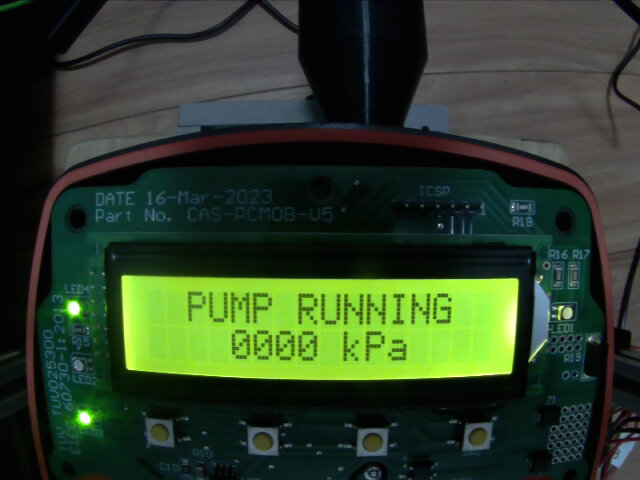
#> input picture paddle_flow_test/flow_switch_test11.jpg, 640 x 480 px, found by its file name
$ python paddle_flow_test_static_led.py
#> lines starting #> are read from the running program, lines starting #| are printed output that depends on the picture
#> further down, test_img is the input picture: shape (480, 640, 3); mean B, G, R 40.3, 63.7, 46.6
import cv2
import numpy as np
import matplotlib.pyplot as plt

def detect_leds(image_path, box_coordinates):
    """
    Detect LEDs in specified box coordinates and determine if they are lit up and their color.

    Args:
        image_path (str): Path to the image file
        box_coordinates (list): List of boxes defined as [x, y, width, height]

    Returns:
        list: Status of each box containing LED information
    """
    # Load the image
    img = cv2.imread(image_path)

    # Check if image was loaded successfully
    if img is None:
        print(f"Error: Could not load image from {image_path}")
        return []

    # Convert to RGB (OpenCV loads images in BGR)
    img_rgb = cv2.cvtColor(img, cv2.COLOR_BGR2RGB)

    # Convert to HSV for better color detection
    img_hsv = cv2.cvtColor(img, cv2.COLOR_BGR2HSV)
#> img_hsv: shape (480, 640, 3); mean H, S, V 67.7, 123.3, 66.6

    # Define color ranges in HSV
    color_ranges = {
        'green': (np.array([40, 70, 70]), np.array([90, 255, 255])),
        'red1': (np.array([0, 100, 100]), np.array([10, 255, 255])),  # Red wraps around in HSV
        'red2': (np.array([160, 100, 100]), np.array([180, 255, 255])),  # Second part of red range
        'yellow': (np.array([20, 100, 100]), np.array([40, 255, 255])),
        'blue': (np.array([100, 100, 100]), np.array([140, 255, 255]))
    }

    # Create a copy for visualization
    display_img = img_rgb.copy()

    # Results list
    results = []

    # Process each box
    for i, box in enumerate(box_coordinates):
        x, y, w, h = box

        # Ensure coordinates are within image bounds
        x = max(0, min(x, img.shape[1]-1))
        y = max(0, min(y, img.shape[0]-1))
        w = min(w, img.shape[1] - x)
        h = min(h, img.shape[0] - y)

        # Extract the region of interest (ROI)
        roi = img_hsv[y:y+h, x:x+w]

        if roi.size == 0:  # Check if ROI is valid
            results.append({
                'box_id': i+1,
                'lit': False,
                'color': 'none',
                'message': 'Invalid box coordinates'
            })
            continue

        # Draw the box on the display image
        cv2.rectangle(display_img, (x, y), (x+w, y+h), (255, 255, 255), 2)

        # Check if LED is lit in the box
        brightness = np.mean(roi[:,:,2])  # Value channel in HSV represents brightness
        is_lit = brightness > 100  # Threshold can be adjusted

        # Determine the color if lit
        color_found = 'unknown'
        max_color_pixels = 0

        if is_lit:
            red_pixels = 0

            for color_name, (lower, upper) in color_ranges.items():
                mask = cv2.inRange(roi, lower, upper)
                pixel_count = cv2.countNonZero(mask)

                if color_name == 'red1' or color_name == 'red2':
                    red_pixels += pixel_count
                elif pixel_count > max_color_pixels:
                    max_color_pixels = pixel_count
                    color_found = color_name

            # Check if red is the dominant color
            if red_pixels > max_color_pixels:
                max_color_pixels = red_pixels
                color_found = 'red'

        # Generate text to display on the image
        status_text = f"LED {i+1}: {'ON' if is_lit else 'OFF'}"
        color_text = f"Color: {color_found}" if is_lit else ""

        # Add text to the image
        cv2.putText(display_img, status_text, (x, y-10), cv2.FONT_HERSHEY_SIMPLEX, 0.6, (255, 255, 255), 2)
        if is_lit:
            cv2.putText(display_img, color_text, (x, y-30), cv2.FONT_HERSHEY_SIMPLEX, 0.6, (255, 255, 255), 2)

        # Save the result
        results.append({
            'box_id': i+1,
            'lit': is_lit,
            'color': color_found if is_lit else 'none',
            'brightness': brightness,
            'position': f"x={x}, y={y}, width={w}, height={h}"
        })
#> this loop made 3 passes
#> (brightness, status_text) on passes 1 to 3: (85.91, 'LED 1: OFF'), (60.64, 'LED 2: OFF'), (86.26, 'LED 3: OFF')
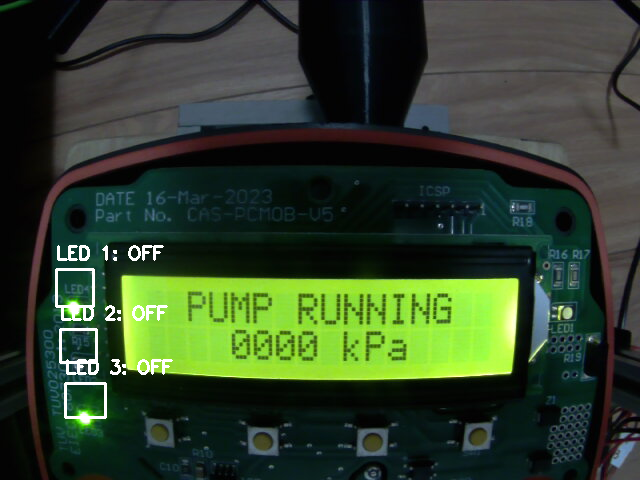
#> display_img: shape (480, 640, 3); mean R, G, B 48.7, 65.3, 42.4
#> after the loop, results = 3 items

    # Display the result
    plt.figure(figsize=(12, 10))
    plt.imshow(display_img)
    plt.title('LED Detection Results')
    plt.axis('off')
    plt.savefig('led_detection_result.png')
    plt.show()

    # Print the results
    print("\nLED Detection Results:")
    for result in results:
        print(f"Box {result['box_id']} ({result['position']}): LED is {'ON' if result['lit'] else 'OFF'}")
        if result['lit']:
            print(f"  Color: {result['color']}")
            print(f"  Brightness: {result['brightness']:.2f}")
#> this loop made 3 passes
#| Box 1 (x=56, y=269, width=37, height=37): LED is OFF
#| Box 2 (x=60, y=329, width=36, height=33): LED is OFF
#| Box 3 (x=65, y=383, width=40, height=34): LED is OFF

    return results

def check_green_leds(results):
    """
    Check if there are exactly two green LEDs lit up.

    Args:
        results (list): List of LED detection results

    Returns:
        bool: True if exactly 2 green LEDs are lit, False otherwise
    """
    green_leds_count = sum(1 for r in results if r['lit'] and r['color'] == 'green')

    if green_leds_count == 2:
        print("\n✅ VERIFICATION SUCCESSFUL: Exactly 2 green LEDs are lit up.")
        return True
    else:
        print(f"\n❌ VERIFICATION FAILED: Expected 2 green LEDs, but detected {green_leds_count}.")
        return False

if __name__ == "__main__":
    # Define the image path - update this to your image path
    image_path = "/home/dinh/Documents/PlatformIO/Projects/kelco_test_001/paddle_flow_test/flow_switch_test11.jpg"

    # Check if the image exists
    try:
        test_img = cv2.imread(image_path)
        if test_img is None:
            print(f"Could not load image from {image_path}")
            image_path = input("Enter the correct image path: ")
    except:
        print(f"Error loading image: {image_path}")
        image_path = input("Enter the correct image path: ")

    # Fixed box coordinates from your input
    box_coordinates = [
        [56,269,37,37],
        [60,329,36,33],
        [65,383,40,34]
    ]

    # Run LED detection
    led_results = detect_leds(image_path, box_coordinates)
#> led_results = 3 items

    # Verify if exactly 2 green LEDs are lit
    verification_result = check_green_leds(led_results)
#> in check_green_leds, `green_leds_count = sum(1 for r in results if r['lit'] and r['color'] =..`: green_leds_count = 0
#| ❌ VERIFICATION FAILED: Expected 2 green LEDs, but detected 0.
#> verification_result = False

    print("\nDetailed Analysis:")
    lit_leds = [r for r in led_results if r['lit']]
#> lit_leds = []
    if lit_leds:
        print(f"Total LEDs lit: {len(lit_leds)}")
        for color in set(r['color'] for r in lit_leds):
            count = sum(1 for r in lit_leds if r['color'] == color)
            print(f"  - {color.capitalize()} LEDs: {count}")

$ run again, with paddle_flow_test/flow_switch_test1.jpg copied over paddle_flow_test/flow_switch_test11.jpg
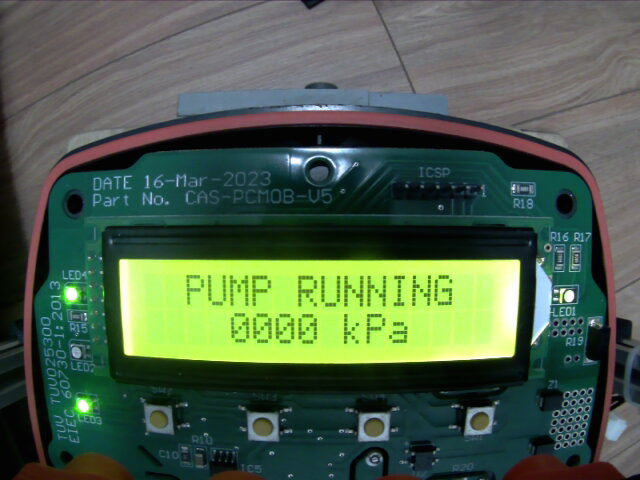
#> input picture paddle_flow_test/flow_switch_test1.jpg, 640 x 480 px, found by its file name
#> test_img is the input picture: shape (480, 640, 3); mean B, G, R 74.9, 95.5, 76.5
#> img_hsv: shape (480, 640, 3); mean H, S, V 77.5, 113.9, 100.8
#> the loop in detect_leds, `for i, box in enumerate(box_coordinates):` made 3 passes
#> (brightness, is_lit, status_text, color_text) on passes 1 to 3: (148.3, True, 'LED 1: ON', 'Color: green'), (91.04, False, 'LED 2: OFF', ''), (131.7, True, 'LED 3: ON', 'Color: green')
#> after the loop in detect_leds, `for i, box in enumerate(box_coordinates):`:
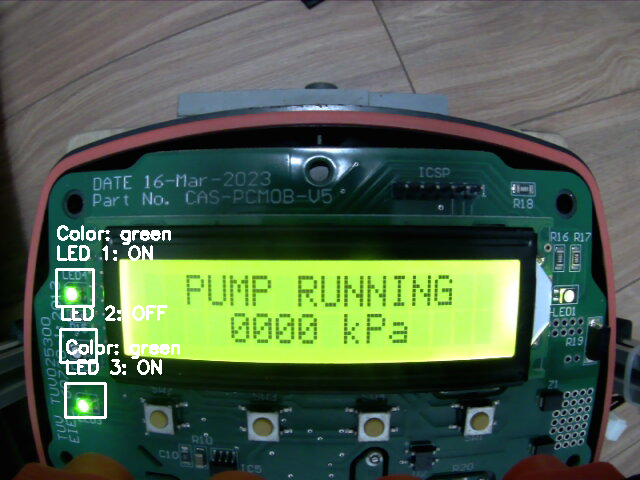
#> display_img: shape (480, 640, 3); mean R, G, B 79.5, 97.8, 77.6
#> after the loop in detect_leds, `for i, box in enumerate(box_coordinates):`: results = 3 items
#> the loop in detect_leds, `for result in results:` made 3 passes
#| Box 1 (x=56, y=269, width=37, height=37): LED is ON
#|   Color: green
#|   Brightness: 148.35
#| Box 2 (x=60, y=329, width=36, height=33): LED is OFF
#| Box 3 (x=65, y=383, width=40, height=34): LED is ON
#|   Color: green
#> (further printed lines are left out)
#> green_leds_count = 2
#> verification_result = True
#> lit_leds = 2 items
#| Total LEDs lit: 2
#> the loop `for color in set(r['color'] for r in lit_leds):` made 1 pass
#> (color, count) on pass 1: ('green', 2)
#> (printed output is left out)
